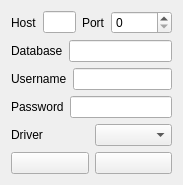
      <widget class="QWidget" name="page_3">
       <property name="geometry">
        <rect>
         <x>0</x>
         <y>0</y>
         <width>183</width>
         <height>181</height>
        </rect>
       </property>
       <attribute name="label">
        <string>Connection Properties</string>
       </attribute>
       <layout class="QVBoxLayout" name="verticalLayout_13">
        <item>
         <layout class="QHBoxLayout" name="horizontalLayout_11">
          <item>
           <widget class="QLabel" name="lbHost">
            <property name="text">
             <string>Host</string>
            </property>
            <property name="alignment">
             <set>Qt::AlignLeading|Qt::AlignLeft|Qt::AlignVCenter</set>
            </property>
            <property name="buddy">
             <cstring>lineHost</cstring>
            </property>
           </widget>
          </item>
          <item>
           <widget class="QLineEdit" name="lineHost"/>
          </item>
          <item>
           <widget class="QLabel" name="label_12">
            <property name="text">
             <string>Port</string>
            </property>
            <property name="buddy">
             <cstring>spinPort</cstring>
            </property>
           </widget>
          </item>
          <item>
           <widget class="QSpinBox" name="spinPort">
            <property name="sizePolicy">
             <sizepolicy hsizetype="Fixed" vsizetype="Fixed">
              <horstretch>0</horstretch>
              <verstretch>0</verstretch>
             </sizepolicy>
            </property>
            <property name="maximum">
             <number>65535</number>
            </property>
           </widget>
          </item>
         </layout>
        </item>
        <item>
         <layout class="QHBoxLayout" name="horizontalLayout_12">
          <item>
           <widget class="QLabel" name="lbDataSource">
            <property name="text">
             <string>Database</string>
            </property>
            <property name="alignment">
             <set>Qt::AlignLeading|Qt::AlignLeft|Qt::AlignVCenter</set>
            </property>
            <property name="buddy">
             <cstring>lineDatabase</cstring>
            </property>
           </widget>
          </item>
          <item>
           <widget class="QLineEdit" name="lineDatabase"/>
          </item>
         </layout>
        </item>
        <item>
         <layout class="QHBoxLayout" name="horizontalLayout_13">
          <item>
           <widget class="QLabel" name="lbUsername">
            <property name="text">
             <string>Username</string>
            </property>
            <property name="alignment">
             <set>Qt::AlignLeading|Qt::AlignLeft|Qt::AlignVCenter</set>
            </property>
            <property name="buddy">
             <cstring>lineUsername</cstring>
            </property>
           </widget>
          </item>
          <item>
           <widget class="QLineEdit" name="lineUsername"/>
          </item>
         </layout>
        </item>
        <item>
         <layout class="QHBoxLayout" name="horizontalLayout_14">
          <item>
           <widget class="QLabel" name="lbPassword">
            <property name="text">
             <string>Password</string>
            </property>
            <property name="buddy">
             <cstring>linePassword</cstring>
            </property>
           </widget>
          </item>
          <item>
           <widget class="QLineEdit" name="linePassword">
            <property name="echoMode">
             <enum>QLineEdit::Password</enum>
            </property>
           </widget>
          </item>
         </layout>
        </item>
        <item>
         <layout class="QHBoxLayout" name="horizontalLayout_15">
          <item>
           <widget class="QLabel" name="lbDriver">
            <property name="text">
             <string>Driver</string>
            </property>
            <property name="buddy">
             <cstring>cmbDriver</cstring>
            </property>
           </widget>
          </item>
          <item>
           <widget class="QComboBox" name="cmbDriver"/>
          </item>
         </layout>
        </item>
        <item>
         <layout class="QHBoxLayout" name="horizontalLayout">
          <item>
           <widget class="QPushButton" name="pushConnect">
            <property name="text">
             <string/>
            </property>
            <property name="icon">
             <iconset resource="conf_app.qrc">
              <normaloff>:/conf_app/encrypted.png</normaloff>:/conf_app/encrypted.png</iconset>
            </property>
           </widget>
          </item>
          <item>
           <widget class="QPushButton" name="pushDisconnect">
            <property name="enabled">
             <bool>true</bool>
            </property>
            <property name="text">
             <string/>
            </property>
            <property name="icon">
             <iconset resource="conf_app.qrc">
              <normaloff>:/conf_app/decrypted.png</normaloff>:/conf_app/decrypted.png</iconset>
            </property>
           </widget>
          </item>
         </layout>
        </item>
       </layout>
      </widget>
